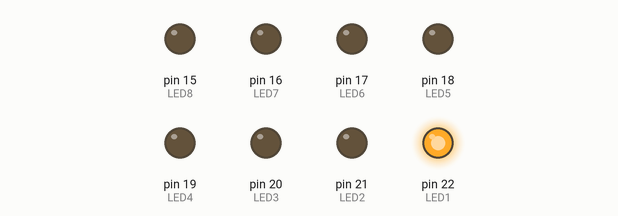
Bench run of a sketch on a simulated Arduino Mega 2560, built with avr-gcc and run on an emulated ATmega2560. Shown: output pins drawn as LEDs (lit = HIGH).

Above: at 0.37 s.
At 0.87 s:
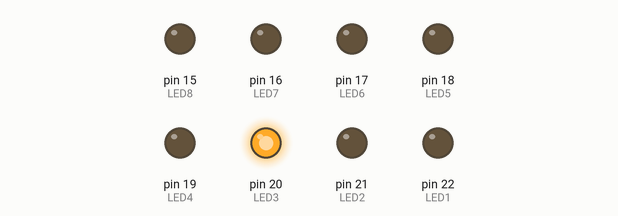
At 1.37 s:
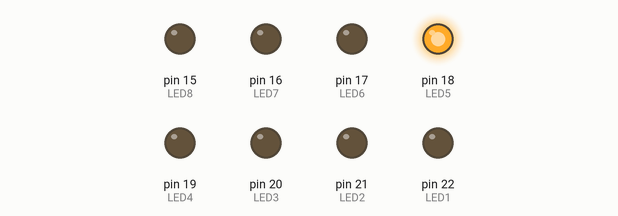
At 2.7 s:
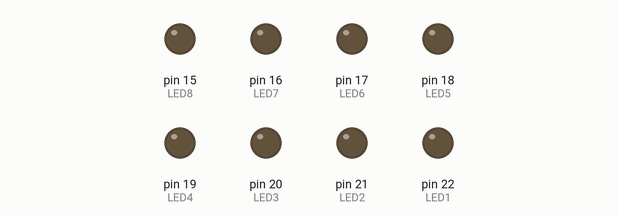
At 4.62 s:
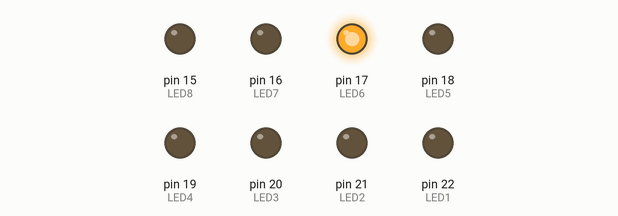
At 6.62 s:
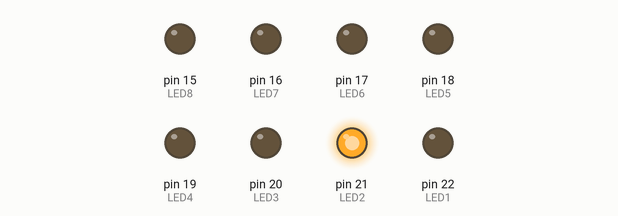
Timing chart, 0 to 6.9 s (numbered marks = the images above):
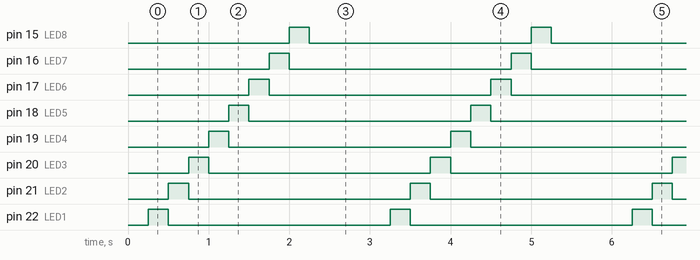

Measured:
- by itself, pin 15 (LED8), pin 19 (LED4): alternates HIGH for 0.25 s and LOW for 2.7 s
- by itself, pin 16 (LED7), pin 17 (LED6), pin 18 (LED5), pin 20 (LED3), pin 21 (LED2), pin 22 (LED1): alternates HIGH for 0.25 s and LOW for 2.8 s
- by itself, everything shown: repeats every 3.0 s, in 9 steps

The sketch:

ShawnColbySDPledMatrixV1.ino
```cpp
/*
 This code will blink an LED attached to pin 13 on and off.
 It will stay on for 0.25 seconds.
 It will stay off for 1 second.
 */
#include <Metro.h> //Include Metro library
#define LED1 22
#define LED2 21
#define LED3 20
#define LED4 19

#define LED5 18
#define LED6 17
#define LED7 16
#define LED8 15

#define LED9 8
#define LED10 9
#define LED11 10
#define LED12 11

//Create a variable to hold theled's current state
int count = 0;

// Instanciate a metro object and set the interval to 250 milliseconds (0.25 seconds).
Metro ledMetro = Metro(250);

void setup()
{
  pinMode(LED1,OUTPUT);
  pinMode(LED2,OUTPUT);
  pinMode(LED3,OUTPUT);
  pinMode(LED4,OUTPUT);

  pinMode(LED5,OUTPUT);
  pinMode(LED6,OUTPUT);
  pinMode(LED7,OUTPUT);
  pinMode(LED8,OUTPUT);
}

void loop()
{
  if (ledMetro.check() == 1) {
    if (count == 0){
      digitalWrite(LED12,LOW);
      digitalWrite(LED1,HIGH);
    }
    if (count == 1){
      digitalWrite(LED1,LOW);
      digitalWrite(LED2,HIGH);
    }
    if (count == 2){
      digitalWrite(LED2,LOW);
      digitalWrite(LED3,HIGH);
    }
    if (count == 3){
      digitalWrite(LED3,LOW);
      digitalWrite(LED4,HIGH);
    }
    if (count == 4){
      digitalWrite(LED4,LOW);
      digitalWrite(LED5,HIGH);
    }
    if (count == 5){
      digitalWrite(LED5,LOW);
      digitalWrite(LED6,HIGH);
    }
    if (count == 6){
      digitalWrite(LED6,LOW);
      digitalWrite(LED7,HIGH);
    }
    if (count == 7){
      digitalWrite(LED7,LOW);
      digitalWrite(LED8,HIGH);
    }
    if (count == 8){
      digitalWrite(LED8,LOW);
      digitalWrite(LED9,HIGH);
    }
    if (count == 9){
      digitalWrite(LED9,LOW);
      digitalWrite(LED10,HIGH);
    }
    if (count == 10){
      digitalWrite(LED10,LOW);
      digitalWrite(LED11,HIGH);
    }
    if (count == 11){
      digitalWrite(LED11,LOW);
      digitalWrite(LED12,HIGH);
    }
    count++;
    if (count == 12){
      count = 0;
    }
  }
}
```
